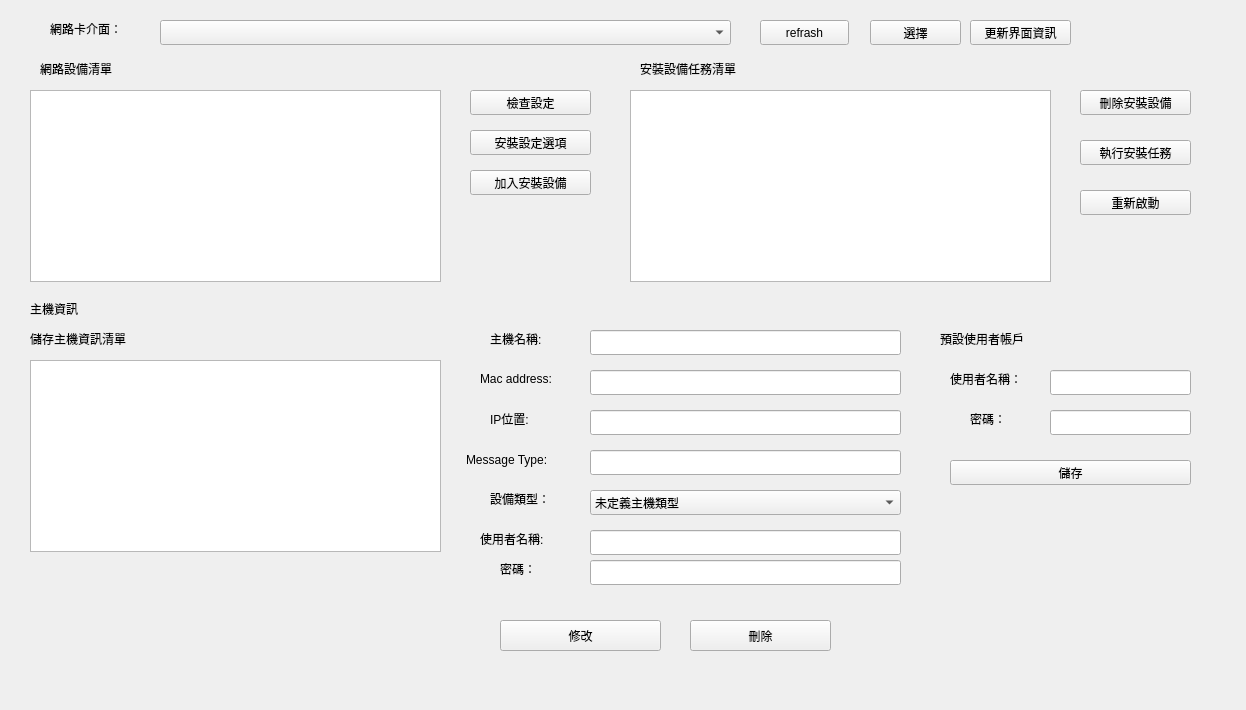
<?xml version="1.0" encoding="UTF-8"?>
<ui version="4.0">
 <class>install_shell</class>
 <widget class="QWidget" name="install_shell">
  <property name="geometry">
   <rect>
    <x>0</x>
    <y>0</y>
    <width>1246</width>
    <height>710</height>
   </rect>
  </property>
  <property name="windowTitle">
   <string>Form</string>
  </property>
  <widget class="QPushButton" name="pushButton">
   <property name="geometry">
    <rect>
     <x>970</x>
     <y>20</y>
     <width>101</width>
     <height>25</height>
    </rect>
   </property>
   <property name="text">
    <string>更新界面資訊</string>
   </property>
  </widget>
  <widget class="QComboBox" name="comboBox">
   <property name="geometry">
    <rect>
     <x>160</x>
     <y>20</y>
     <width>571</width>
     <height>25</height>
    </rect>
   </property>
  </widget>
  <widget class="QPushButton" name="pushButton_2">
   <property name="geometry">
    <rect>
     <x>870</x>
     <y>20</y>
     <width>91</width>
     <height>25</height>
    </rect>
   </property>
   <property name="text">
    <string>選擇</string>
   </property>
  </widget>
  <widget class="QPushButton" name="pushButton_3">
   <property name="geometry">
    <rect>
     <x>470</x>
     <y>90</y>
     <width>121</width>
     <height>25</height>
    </rect>
   </property>
   <property name="text">
    <string>檢查設定</string>
   </property>
  </widget>
  <widget class="QPushButton" name="pushButton_4">
   <property name="geometry">
    <rect>
     <x>470</x>
     <y>130</y>
     <width>121</width>
     <height>25</height>
    </rect>
   </property>
   <property name="text">
    <string>安裝設定選項</string>
   </property>
  </widget>
  <widget class="QLabel" name="label">
   <property name="geometry">
    <rect>
     <x>30</x>
     <y>300</y>
     <width>67</width>
     <height>17</height>
    </rect>
   </property>
   <property name="text">
    <string>主機資訊</string>
   </property>
  </widget>
  <widget class="QLabel" name="label_2">
   <property name="geometry">
    <rect>
     <x>490</x>
     <y>410</y>
     <width>67</width>
     <height>17</height>
    </rect>
   </property>
   <property name="text">
    <string>IP位置:</string>
   </property>
  </widget>
  <widget class="QLabel" name="label_3">
   <property name="geometry">
    <rect>
     <x>490</x>
     <y>330</y>
     <width>81</width>
     <height>17</height>
    </rect>
   </property>
   <property name="text">
    <string>主機名稱:</string>
   </property>
  </widget>
  <widget class="QLineEdit" name="lineEdit">
   <property name="geometry">
    <rect>
     <x>590</x>
     <y>410</y>
     <width>311</width>
     <height>25</height>
    </rect>
   </property>
  </widget>
  <widget class="QLineEdit" name="lineEdit_2">
   <property name="geometry">
    <rect>
     <x>590</x>
     <y>330</y>
     <width>311</width>
     <height>25</height>
    </rect>
   </property>
  </widget>
  <widget class="QPushButton" name="pushButton_5">
   <property name="geometry">
    <rect>
     <x>500</x>
     <y>620</y>
     <width>161</width>
     <height>31</height>
    </rect>
   </property>
   <property name="text">
    <string>修改</string>
   </property>
  </widget>
  <widget class="QListWidget" name="listWidget">
   <property name="geometry">
    <rect>
     <x>30</x>
     <y>90</y>
     <width>411</width>
     <height>192</height>
    </rect>
   </property>
  </widget>
  <widget class="QListWidget" name="listWidget_2">
   <property name="geometry">
    <rect>
     <x>630</x>
     <y>90</y>
     <width>421</width>
     <height>192</height>
    </rect>
   </property>
  </widget>
  <widget class="QLabel" name="label_4">
   <property name="geometry">
    <rect>
     <x>490</x>
     <y>490</y>
     <width>67</width>
     <height>17</height>
    </rect>
   </property>
   <property name="text">
    <string>設備類型：</string>
   </property>
  </widget>
  <widget class="QComboBox" name="comboBox_2">
   <property name="geometry">
    <rect>
     <x>590</x>
     <y>490</y>
     <width>311</width>
     <height>25</height>
    </rect>
   </property>
   <item>
    <property name="text">
     <string>未定義主機類型</string>
    </property>
   </item>
   <item>
    <property name="text">
     <string>raspberry pi</string>
    </property>
   </item>
   <item>
    <property name="text">
     <string>jetson</string>
    </property>
   </item>
   <item>
    <property name="text">
     <string>ADlink</string>
    </property>
   </item>
  </widget>
  <widget class="QPushButton" name="pushButton_7">
   <property name="geometry">
    <rect>
     <x>690</x>
     <y>620</y>
     <width>141</width>
     <height>31</height>
    </rect>
   </property>
   <property name="text">
    <string>刪除</string>
   </property>
  </widget>
  <widget class="QLabel" name="label_6">
   <property name="geometry">
    <rect>
     <x>50</x>
     <y>20</y>
     <width>91</width>
     <height>17</height>
    </rect>
   </property>
   <property name="text">
    <string>網路卡介面：</string>
   </property>
  </widget>
  <widget class="QListWidget" name="listWidget_3">
   <property name="geometry">
    <rect>
     <x>30</x>
     <y>360</y>
     <width>411</width>
     <height>192</height>
    </rect>
   </property>
  </widget>
  <widget class="QLabel" name="label_5">
   <property name="geometry">
    <rect>
     <x>30</x>
     <y>330</y>
     <width>141</width>
     <height>17</height>
    </rect>
   </property>
   <property name="text">
    <string>儲存主機資訊清單</string>
   </property>
  </widget>
  <widget class="QLabel" name="label_7">
   <property name="geometry">
    <rect>
     <x>40</x>
     <y>60</y>
     <width>101</width>
     <height>17</height>
    </rect>
   </property>
   <property name="text">
    <string>網路設備清單</string>
   </property>
  </widget>
  <widget class="QLabel" name="label_9">
   <property name="geometry">
    <rect>
     <x>480</x>
     <y>530</y>
     <width>101</width>
     <height>17</height>
    </rect>
   </property>
   <property name="text">
    <string>使用者名稱:</string>
   </property>
  </widget>
  <widget class="QLabel" name="label_10">
   <property name="geometry">
    <rect>
     <x>500</x>
     <y>560</y>
     <width>67</width>
     <height>17</height>
    </rect>
   </property>
   <property name="text">
    <string>密碼：</string>
   </property>
  </widget>
  <widget class="QLineEdit" name="lineEdit_3">
   <property name="geometry">
    <rect>
     <x>590</x>
     <y>530</y>
     <width>311</width>
     <height>25</height>
    </rect>
   </property>
  </widget>
  <widget class="QLineEdit" name="lineEdit_4">
   <property name="geometry">
    <rect>
     <x>590</x>
     <y>560</y>
     <width>311</width>
     <height>25</height>
    </rect>
   </property>
  </widget>
  <widget class="QLabel" name="label_11">
   <property name="geometry">
    <rect>
     <x>640</x>
     <y>60</y>
     <width>131</width>
     <height>17</height>
    </rect>
   </property>
   <property name="text">
    <string>安裝設備任務清單</string>
   </property>
  </widget>
  <widget class="QPushButton" name="pushButton_8">
   <property name="geometry">
    <rect>
     <x>470</x>
     <y>170</y>
     <width>121</width>
     <height>25</height>
    </rect>
   </property>
   <property name="text">
    <string>加入安裝設備</string>
   </property>
  </widget>
  <widget class="QPushButton" name="pushButton_9">
   <property name="geometry">
    <rect>
     <x>1080</x>
     <y>90</y>
     <width>111</width>
     <height>25</height>
    </rect>
   </property>
   <property name="text">
    <string>刪除安裝設備</string>
   </property>
  </widget>
  <widget class="QPushButton" name="pushButton_10">
   <property name="geometry">
    <rect>
     <x>1080</x>
     <y>140</y>
     <width>111</width>
     <height>25</height>
    </rect>
   </property>
   <property name="text">
    <string>執行安裝任務</string>
   </property>
  </widget>
  <widget class="QLabel" name="label_12">
   <property name="geometry">
    <rect>
     <x>940</x>
     <y>330</y>
     <width>111</width>
     <height>17</height>
    </rect>
   </property>
   <property name="text">
    <string>預設使用者帳戶</string>
   </property>
  </widget>
  <widget class="QLabel" name="label_13">
   <property name="geometry">
    <rect>
     <x>950</x>
     <y>370</y>
     <width>91</width>
     <height>17</height>
    </rect>
   </property>
   <property name="text">
    <string>使用者名稱：</string>
   </property>
  </widget>
  <widget class="QLabel" name="label_14">
   <property name="geometry">
    <rect>
     <x>970</x>
     <y>410</y>
     <width>51</width>
     <height>17</height>
    </rect>
   </property>
   <property name="text">
    <string>密碼：</string>
   </property>
  </widget>
  <widget class="QLineEdit" name="lineEdit_5">
   <property name="geometry">
    <rect>
     <x>1050</x>
     <y>370</y>
     <width>141</width>
     <height>25</height>
    </rect>
   </property>
  </widget>
  <widget class="QLineEdit" name="lineEdit_6">
   <property name="geometry">
    <rect>
     <x>1050</x>
     <y>410</y>
     <width>141</width>
     <height>25</height>
    </rect>
   </property>
  </widget>
  <widget class="QPushButton" name="pushButton_11">
   <property name="geometry">
    <rect>
     <x>950</x>
     <y>460</y>
     <width>241</width>
     <height>25</height>
    </rect>
   </property>
   <property name="text">
    <string>儲存</string>
   </property>
  </widget>
  <widget class="QLabel" name="label_15">
   <property name="geometry">
    <rect>
     <x>480</x>
     <y>370</y>
     <width>101</width>
     <height>17</height>
    </rect>
   </property>
   <property name="text">
    <string>Mac address:</string>
   </property>
  </widget>
  <widget class="QLineEdit" name="lineEdit_7">
   <property name="geometry">
    <rect>
     <x>590</x>
     <y>370</y>
     <width>311</width>
     <height>25</height>
    </rect>
   </property>
   <property name="readOnly">
    <bool>false</bool>
   </property>
  </widget>
  <widget class="QPushButton" name="pushButton_6">
   <property name="geometry">
    <rect>
     <x>1080</x>
     <y>190</y>
     <width>111</width>
     <height>25</height>
    </rect>
   </property>
   <property name="text">
    <string>重新啟動</string>
   </property>
  </widget>
  <widget class="QLabel" name="label_8">
   <property name="geometry">
    <rect>
     <x>466</x>
     <y>450</y>
     <width>111</width>
     <height>20</height>
    </rect>
   </property>
   <property name="text">
    <string>Message Type:</string>
   </property>
  </widget>
  <widget class="QLineEdit" name="lineEdit_8">
   <property name="geometry">
    <rect>
     <x>590</x>
     <y>450</y>
     <width>311</width>
     <height>25</height>
    </rect>
   </property>
  </widget>
  <widget class="QPushButton" name="pushButton_12">
   <property name="geometry">
    <rect>
     <x>760</x>
     <y>20</y>
     <width>89</width>
     <height>25</height>
    </rect>
   </property>
   <property name="text">
    <string>refrash</string>
   </property>
  </widget>
 </widget>
 <resources/>
 <connections/>
</ui>
